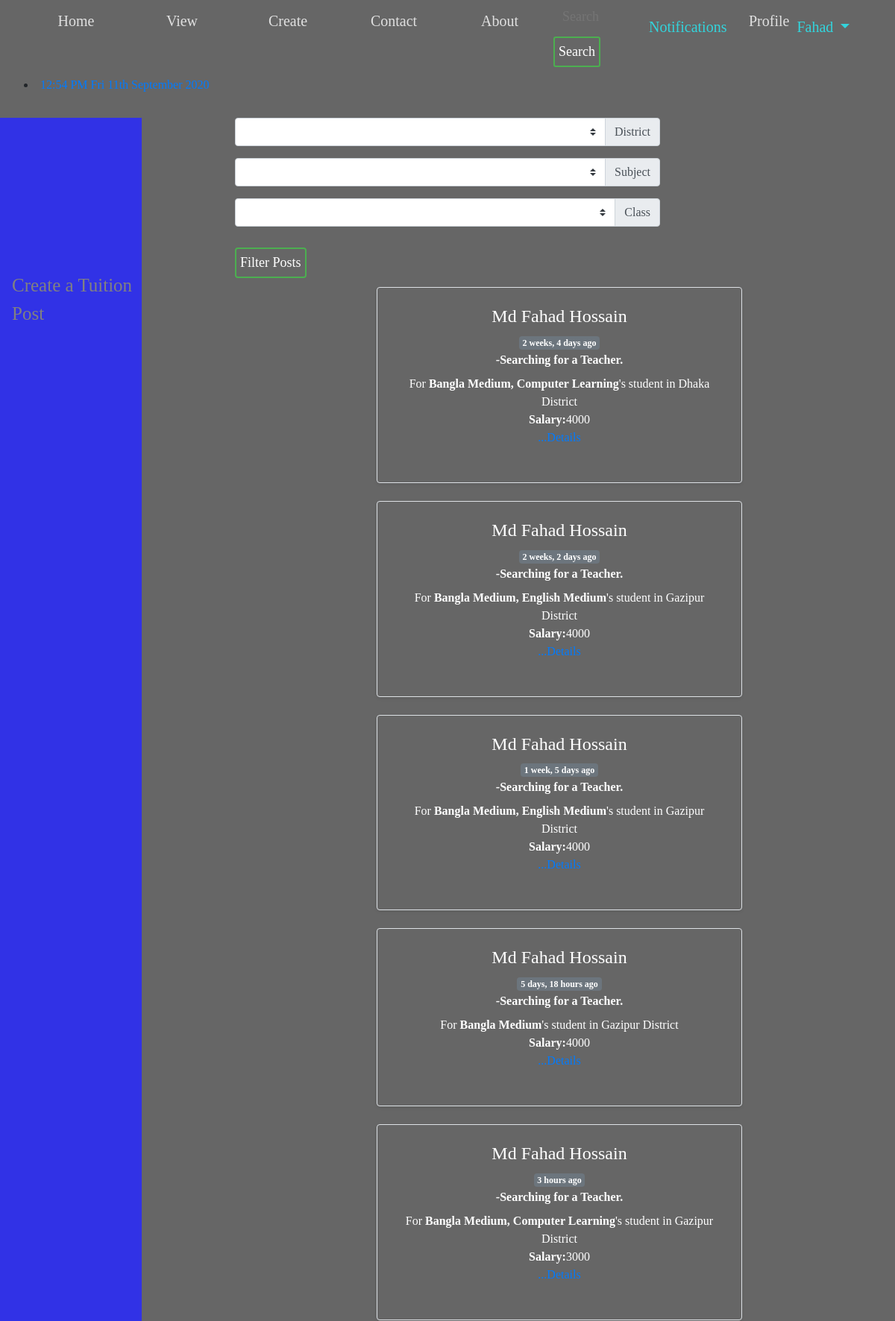
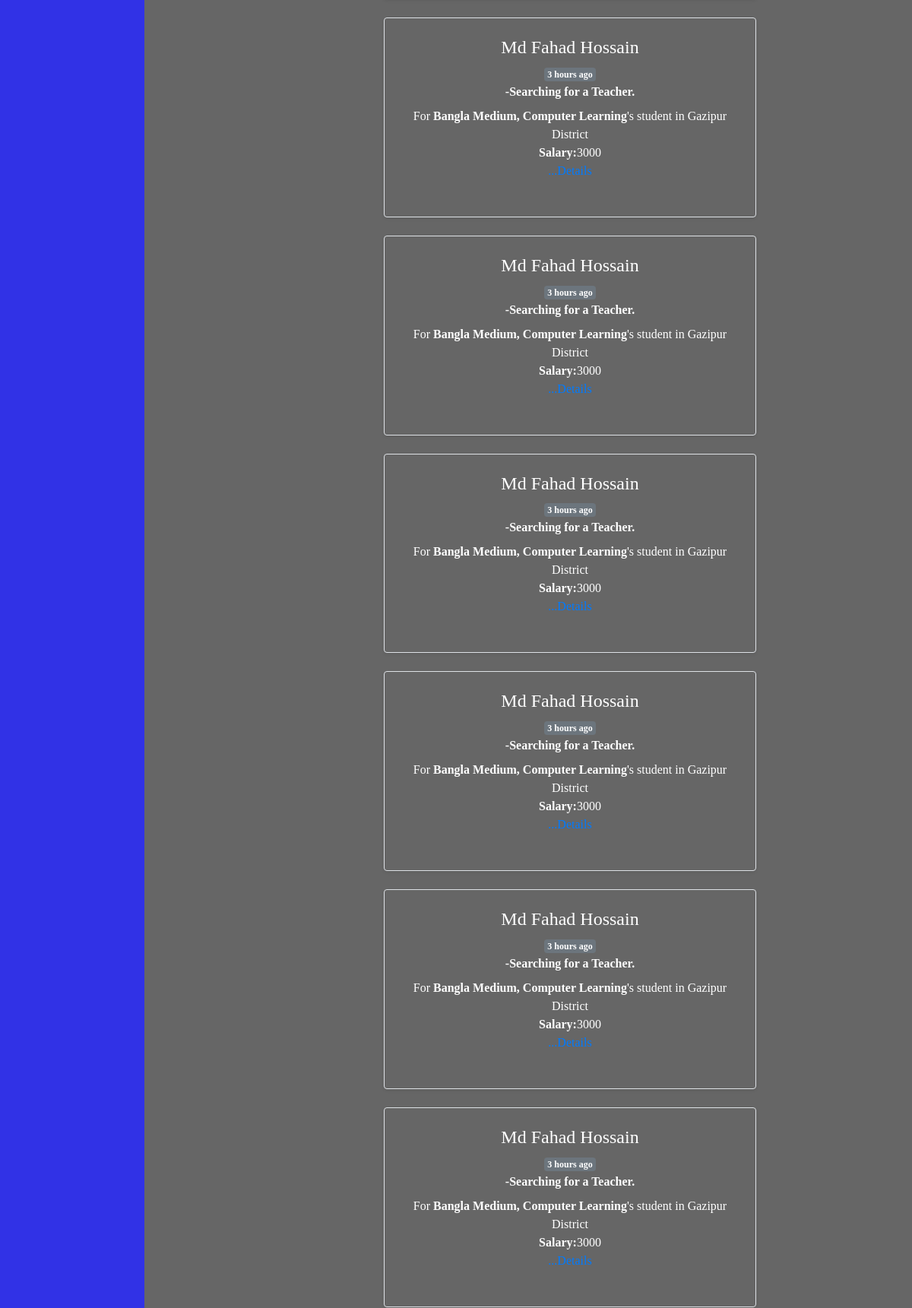
Page /posts/viewpost/ (signed in, upper part) on the committed database (2 pictures, top to bottom).
### posts/models.py (models this page shows, shortened)
class TuitionPost(models.Model):
    Choice_Medium = (
        ('Bangla_Medium', 'Bangla Medium'),
        ('English_Medium', 'English Medium'),
        ('Arabic_Medium', 'Arabic Medium'),
        ('Hindi_Medium', 'Hindi Medium'),
        ('Sports_Section', 'Sports Section'),
        ('Singing_Section', 'Singing Section'),
        ('Dance_Section', 'Dance Section'),
        ('Extra Curricular Activities', 'Extra Curricular Activities'),
        ('Language Learning', 'Language Learning'),
        ('Computer Learning', 'Computer Learning'),
    )
    Choice_Approach = (
        ('Online_Help', 'Online Help'),
        ('Phone_Help', 'Phone Help'),
        ('Provide_Hand_Notes', 'Provide Hand_Notes'),
        ('Video_Tutorials', 'Video Tutorials'),
    )
    Choice_style = (
        ('Group_Tuition', 'Group Tuition'),
        ('Private_Tuition', 'Private Tuition'),
    )
    Choice_Place = (
        ('Class_Rooms', 'Class Rooms'),
        ('Coaching_Center', 'Coaching Center'),
        ('Home_Visit', 'Home Visit'),
    )
    district = models.ForeignKey(District, on_delete=models.SET_NULL, null=True, related_name='district_set')
    preferedPlace = models.ManyToManyField(SubDistrict, related_name='place_set')
    style = MultiSelectField(choices=Choice_style, max_choices=3, max_length=100)
    place = MultiSelectField(choices=Choice_Place, max_choices=3, max_length=100)
    approach = MultiSelectField(choices=Choice_Approach,max_choices=3, max_length=100)
    medium = MultiSelectField(choices=Choice_Medium,max_choices=3, max_length=100)
    sno = models.AutoField(primary_key=True)
    subject = models.ManyToManyField(Subject, related_name='subject_set')
    class_in = models.ManyToManyField(Classes, related_name='classes_set')
    salary = models.CharField(max_length=100)
    days=models.CharField(max_length=100)
    time_available = models.CharField(max_length=200)
    content = models.TextField()
    author = models.ForeignKey(User, on_delete=models.CASCADE)
    views = models.ManyToManyField(User, related_name='post_view')
    likes = models.ManyToManyField(User,related_name='tuition_post')
    timeStamp = models.DateTimeField(default=now)

### person/models.py (models this page shows)
class District(models.Model):
    name = models.CharField(max_length=150)
    def __str__(self):
        return self.name

### posts/views.py (the view)
# urls.py: path('viewpost/', views.viewpost, name='viewpost'),
def viewpost(request):
    posts = TuitionPost.objects.all()
    district = District.objects.all()
    subject = Subject.objects.all()
    classes = Classes.objects.all()
    params = {
        'posts': posts,
        'subject': subject,
        'classes': classes,
        'district': district
    }
    return render(request, 'posts/viewpost.html', params)

### person/models.py (called while the page is built)
    def __str__(self):
        return self.name

    def __str__(self):
        return self.name

### templates/posts/viewpost.html (shortened to what this page needs)
{% extends 'basic.html' %}
{% load humanize %}
{% block body %}
{% load crispy_forms_tags %}
{% load static %}
{% if user.is_authenticated %}
<div class="sidenav">
    <a class="nav-link" href="/posts/createpost/">Create a Tuition Post</a>
</div>
<div class="col-md-6 offset-md-3">
  <form action="/posts/filterpost/" method="post">
    <div class="input-group mb-3">
      <select class="custom-select" id="inputGroupSelect01" name="district_i" >
        <option ></option>
        {% for i in district %}
        <option value="{{i}}">{{i.id}}:{{i}}</option>
        {% endfor %}
      </select>
      <div class="input-group-append">
        <label class="input-group-text" for="inputGroupSelect01">District</label>
      </div>
    </div>
    <div class="input-group mb-3">
      <select class="custom-select" id="inputGroupSelect03" name="subject_i" >
        <option ></option>
        {% for i in subject %}
        <option value="{{i}}">{{i.id}}:{{i}}</option>
        {% endfor %}
      </select>
      <div class="input-group-append">
        <label class="input-group-text" for="inputGroupSelect03">Subject</label>
      </div>
    </div>
    <div class="input-group mb-3">
      <select class="custom-select" id="inputGroupSelect02" name="class_i" >
        <option ></option>
        {% for i in classes %}
        <option value="{{i}}">{{i.id}}:{{i}}</option>
        {% endfor %}
      </select>
      <div class="input-group-append">
        <label class="input-group-text" for="inputGroupSelect02"> Class</label>
      </div>
    </div>
    <button class="btn btn-outline-info " type="submit" value="submit">Filter Posts </button>
  </form>
</div>
<div class="col-md-9 offset-md-3">
<div class="container">
    {% for post in posts %}
    <div class="col-md-12 ">
        <div class="row bg-succes no-gutters border rounded overflow-hidden flex-md-row mb-4 shadow-sm h-md-250 position-relative">
            <div class="col  p-4 d-flex flex-column position-static">
                <strong class="d-inline-block mb-2 ">
                    <div>
                    <a href="/profile/otherprofile/{{post.author.username}}">
                        <h4>{{post.author.first_name}} {{post.author.last_name}}</h4>
                    </a>
                    <span class="badge badge-secondary">
                        {{post.timeStamp|naturaltime}}</span>
                </div>
                 -Searching for a Teacher.
                </strong>
                <div class="preview">
                For <b>{{post.medium}}</b>'s student
                   in {{post.district}} District
                <br>
                <b>Salary:</b>{{post.salary}}
                <br>
                    <p class="card-text mb-auto"> <a href="{% url 'posts:blogPost' sno=post.sno %}"
                            class="stretched-link">...Details</a></p>
                    <br>
                </div>
            </div>
        </div>
    </div>
    {% endfor %}
</div>
</div>
{% else %}
<div class="mt-3">
    <h3>Please Login to see posts </h3>
</div>
{% endif %}
{% endblock %}

### templates/basic.html (shortened to what this page needs)
<!doctype html>
<html lang="en">
<head>
  <link rel="stylesheet" href="https://stackpath.bootstrapcdn.com/bootstrap/4.2.1/css/bootstrap.min.css"
>
  {% load notifications_tags %}
  {% load static %}
  <link href="{% static 'css/style.css'  %}" rel='stylesheet'>
</head>
<body>
  <nav class="navbar navbar-expand-lg navbar-dark">
    <div>
      <ul >
        <li class="{% block blogactive %}
      {% endblock blogactive %} ">
          <a  href="/profile/">Home</a>
        </li>
        <li >
          <a class="{% block viewactive %}
      {% endblock viewactive %}" href="#"> View</a>
        </li>
        <li >
          <a href="#">Create</a>
        </li>
        <li class=" {% block contactactive %}
      {% endblock contactactive %}">
          <a  href="/profile/contact/">Contact</a>
        </li>
        <li class="  {% block aboutactive %}
      {% endblock aboutactive %}">
          <a  href="/profile/about_us/">About</a>
        </li>
      </ul>
      <ul class="navbar-nav ml-auto">
        {% if user.is_authenticated %}
        <form method="GET" action="/posts/search/" class="form-inline my-2 my-lg-0">
          <input class="in " type="search" placeholder="Search" aria-label="Search" name="q"
            id="search">
          <button class="btn  btn-sm" type="submit" value="{{ query|escape }}">Search</button>
        </form>
        <li class="nav-item {% block notifications %}
      {% endblock notifications %} ">
          <a class="nav-link" href="/profile/notification/">
            Notifications
          </a>
        </li>
        <li class=" {% block userprofile %}
      {% endblock userprofile %} ">
          <a  href="/profile/userprofile/">Profile</a>
        </li>
        <li class="nav-item dropdown">
          <a class="nav-link dropdown-toggle" href="#" id="navbarDropdown" role="button" data-toggle="dropdown"
            aria-haspopup="true" aria-expanded="false">
            {{request.user}}
          </a>
        </li>
      </ul>
        {% endif %}
        <li >
          <a  href="">
            {% now "h:i A" as current_time %}
          </a>
        </li>
    </div>
  </nav>
  <br>
  {% block body %} {% endblock %}
</body>
</html>

### static/css/style.css (style rules this page uses)
body { margin: 0; padding: 0; font-family: sens-serif; height: 100vh; background: linear-gradient(rgba(0,0,0,0.6), rgba(0,0,0,0.6)), url('/static/images/bg1.jpg'); background-size: cover; background-attachment: fixed; background-position: top; }
.navbar .navbar-nav .nav-item .nav-link:link, .navbar .navbar-nav .nav-item .nav-link:visited { color:#26f1fb; margin-right: 20px; }
ul { margin: 0px; padding: 0px; list-style: none; }
ul li { float: left ; height: 30px; width:140px; background-color: none; opacity: 0.8; line-height: 40px; text-align: center; font-size: 20px; margin-right: 2px; }
ul li a { text-decoration: none; color:white; display: block; }
.container { width: 550px; text-align: center; top: 50%; left: 50%; transform: translate (-50%, -50%); color: white; }
.in { width:100px; border: none; outline: none; background: none; color: white; float: left; margin: 0 10px; font-size: 18px; }
.btn { width: auto; background: none; border: 2px solid #4caf50; color: white; padding: 5px; font-size: 18px; cursor: pointer; margin: 12px 0; }
.col-md-6 h1, h2, h3, h4, h5, h6 { background: none; color: white; }

### rows in the picture
TuitionPost: author.first_name "Md Fahad", author.last_name "Hossain", timeStamp "2 weeks, 4 days ago", medium "Bangla Medium, Computer Learning", district "Dhaka", salary "4000"
TuitionPost: author.first_name "Md Fahad", author.last_name "Hossain", timeStamp "2 weeks, 2 days ago", medium "Bangla Medium, English Medium", district "Gazipur", salary "4000"
TuitionPost: author.first_name "Md Fahad", author.last_name "Hossain", timeStamp "1 week, 5 days ago", medium "Bangla Medium, English Medium", district "Gazipur", salary "4000"
TuitionPost: author.first_name "Md Fahad", author.last_name "Hossain", timeStamp "5 days, 18 hours ago", medium "Bangla Medium", district "Gazipur", salary "4000"
TuitionPost: author.first_name "Md Fahad", author.last_name "Hossain", timeStamp "3 hours ago", medium "Bangla Medium, Computer Learning", district "Gazipur", salary "3000"
TuitionPost: author.first_name "Md Fahad", author.last_name "Hossain", timeStamp "3 hours ago", medium "Bangla Medium, Computer Learning", district "Gazipur", salary "3000"
TuitionPost: author.first_name "Md Fahad", author.last_name "Hossain", timeStamp "3 hours ago", medium "Bangla Medium, Computer Learning", district "Gazipur", salary "3000"
TuitionPost: author.first_name "Md Fahad", author.last_name "Hossain", timeStamp "3 hours ago", medium "Bangla Medium, Computer Learning", district "Gazipur", salary "3000"
TuitionPost: author.first_name "Md Fahad", author.last_name "Hossain", timeStamp "3 hours ago", medium "Bangla Medium, Computer Learning", district "Gazipur", salary "3000"
TuitionPost: author.first_name "Md Fahad", author.last_name "Hossain", timeStamp "3 hours ago", medium "Bangla Medium, Computer Learning", district "Gazipur", salary "3000"
TuitionPost: author.first_name "Md Fahad", author.last_name "Hossain", timeStamp "3 hours ago", medium "Bangla Medium, Computer Learning", district "Gazipur", salary "3000"

### other values in the picture
{{ request.user }} "Fahad"
